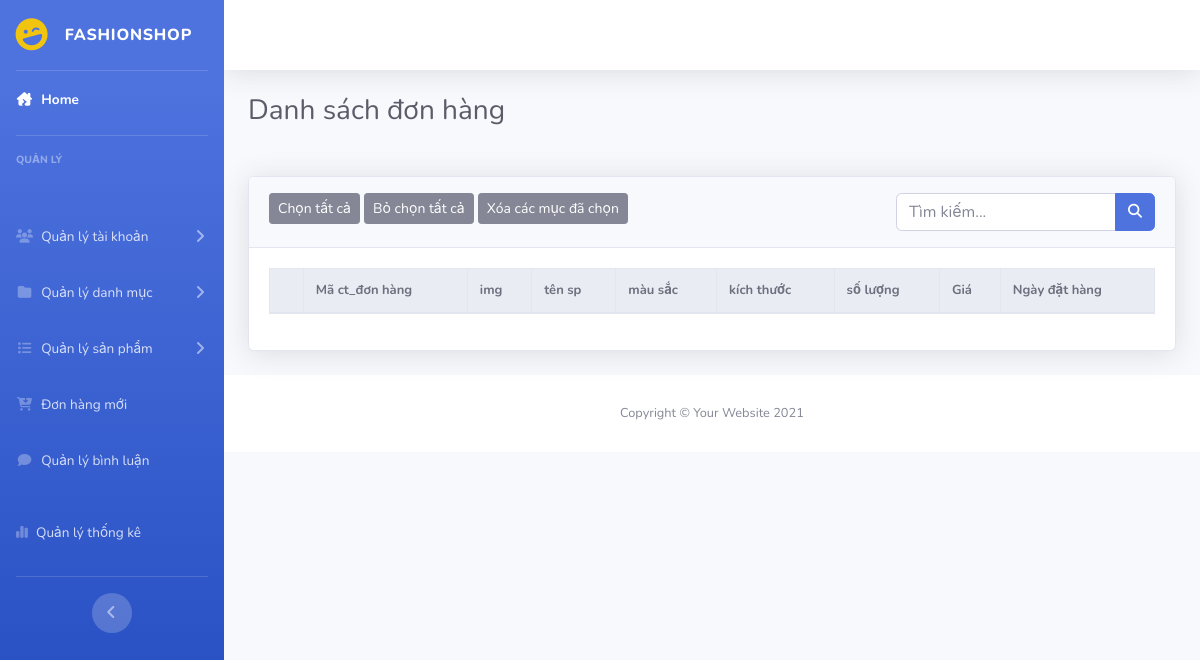
The app's page /admin/index.php?act=ct_donhang&iddh=78, older data.
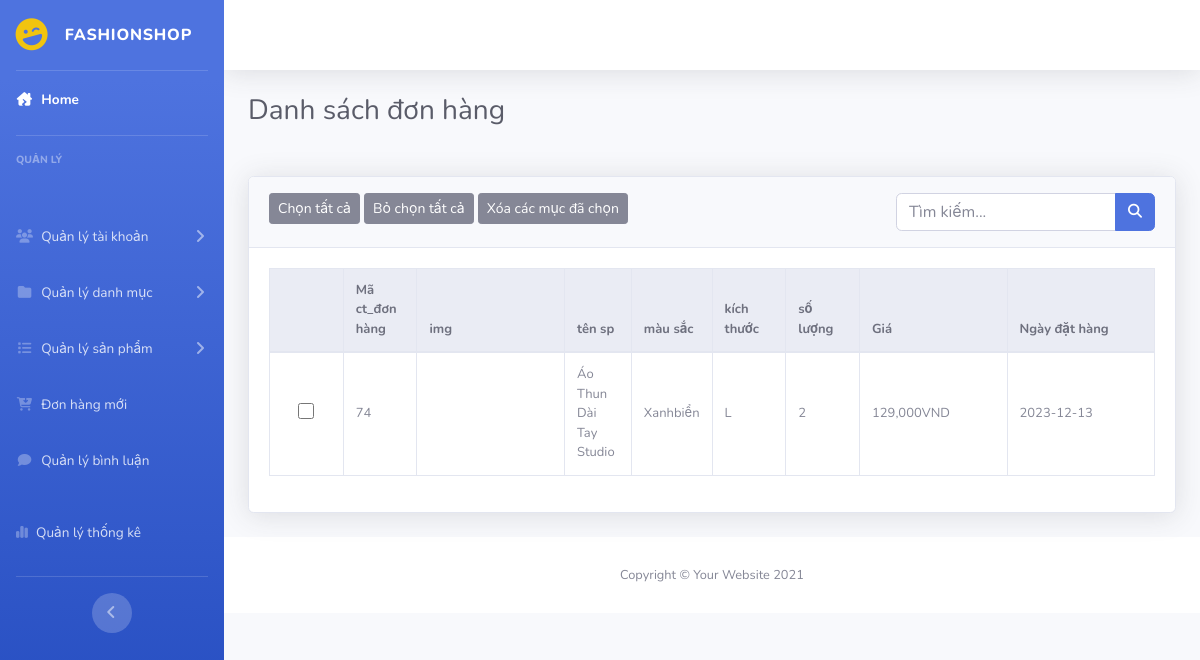
The same page, newer data.
### tables this page shows
CREATE TABLE `chitiet_donhang` (
  `id` int(11) NOT NULL,
  `id_donhang` int(11) NOT NULL,
  `id_bt_sanpham` int(11) NOT NULL,
  `so_luong` int(11) NOT NULL,
  `gia` float NOT NULL,
  `url_img` varchar(225) NOT NULL,
  `tensp` varchar(225) NOT NULL,
  `ngay_mua` date NOT NULL
);

CREATE TABLE `mau_sac` (
  `id` int(11) NOT NULL,
  `value` varchar(255) NOT NULL
);

CREATE TABLE `kich_thuoc` (
  `id` int(11) NOT NULL,
  `value` varchar(225) NOT NULL
);

### model/pdo.php (called while the page is built, shortened)
<?php
function pdo_get_connection(){
    $servername = "localhost";
    $username = "root";
    $password = "";
    try {
        $conn = new PDO("mysql:host=$servername;dbname=duan1_09", $username, $password);
        $conn->setAttribute(PDO::ATTR_ERRMODE, PDO::ERRMODE_EXCEPTION);
        return $conn;
    } catch(PDOException $e) {
        echo "Connection failed: " . $e->getMessage();
    }
}
function pdo_query($sql){
    $sql_args=array_slice(func_get_args(),1);
    try{
        $conn=pdo_get_connection();
        $stmt=$conn->prepare($sql);
        $stmt->execute($sql_args);
        $rows=$stmt->fetchAll();
        return $rows;
    }
    catch(PDOException $e){
        throw $e;
    }
    finally{
        unset($conn);
    }
}
?>

### model/thanhtoan.php (called while the page is built, shortened)
<?php
function load_ct_donhang($iddh)
{
    $sql = "SELECT chitiet_donhang.id,
    chitiet_donhang.id_bt_sanpham,
    sanpham.img,
    chitiet_donhang.tensp,
    mau_sac.value AS mau_sac,
    kich_thuoc.value AS kich_thuoc,
    chitiet_donhang.so_luong,
    chitiet_donhang.gia,
    chitiet_donhang.ngay_mua
    FROM chitiet_donhang JOIN donhang ON
    chitiet_donhang.id_donhang = donhang.id
    JOIN bien_the ON
    chitiet_donhang.id_bt_sanpham = bien_the.id
    JOIN sanpham ON
    bien_the.id_sp = sanpham.id
    JOIN mau_sac ON
    bien_the.id_mau_sac = mau_sac.id
    JOIN kich_thuoc ON
    bien_the.id_kich_thuoc = kich_thuoc.id
    WHERE chitiet_donhang.id_donhang = $iddh;";
    $result = pdo_query($sql);
    return $result;
}

### admin/donhang/ct_donhang.php (the view)
<div class="container-fluid">
    <h1 class="h3 mb-2 text-gray-800 mb-5">Danh sách đơn hàng</h1>
    <div class="card shadow mb-4">
        <div class="card-header py-3">
            <button class="btn btn-secondary btn-sm">Chọn tất cả</button>
            <button class="btn btn-secondary btn-sm">Bỏ chọn tất cả</button>
            <button class="btn btn-secondary btn-sm">Xóa các mục đã chọn</button>
            <form action="" class="float-right">
                <div class="input-group">
                    <input type="text" class="form-control" name="kyw" placeholder="Tìm kiếm...">
                    <div class="input-group-append">
                        <button class="btn btn-primary" type="submit" name="search">
                            <i class="fas fa-search fa-sm"></i>
                        </button>
                    </div>
                </div>
            </form>
        </div>
        <div class="card-body">
            <div class="table-responsive">
                <table class="table table-bordered" width="100%" cellspacing="0">
                    <thead class="thead-light">
                        <tr>
                            <th></th>
                            <th>Mã ct_đơn hàng</th>
                            <th>img</th>
                            <th>tên sp</th>
                            <th>màu sắc</th>
                            <th>kích thước</th>
                            <th>số lượng</th>
                            <th>Giá</th>
                            <th>Ngày đặt hàng</th>
                        </tr>
                    </thead>
                    <tbody>
                        <?php
                            foreach($list_ct_dh as $hd){
                                extract($hd);
                                echo '
                                <tr>
                                    <td class=" col-1 text-center align-middle"><input type="checkbox" name="select" id=""></td>
                                    <td class="col-1 align-middle">'.$id.'</td>
                                    <td class="col-2 align-middle"><img src="../upload/'.$img.'" alt="" width="100px"></td>
                                    <td class="col-2 align-middle">'.$tensp.'</td>
                                    <td class="col-1 align-middle">'.$mau_sac.'</td>
                                    <td class="col-1 align-middle">'.$kich_thuoc.'</td>
                                    <td class="col-1 align-middle">'.$so_luong.'</td>
                                    <td  class="col-2 align-middle">'.number_format($gia).'VND</td>
                                    <td class="col-2 align-middle">'.$ngay_mua.'</td>
                                </tr>
                                ';
                            }
                        ?>
                    </tbody>
                </table>
            </div>
        </div>
    </div>
</div>

Row changes from the older to the newer data that the page shows:
added chitiet_donhang: id "74", tensp "Áo Thun Dài Tay Studio", mau_sac.value "Xanhbiển", kich_thuoc.value "L", so_luong "2", gia "129,000", ngay_mua "2023-12-13"
